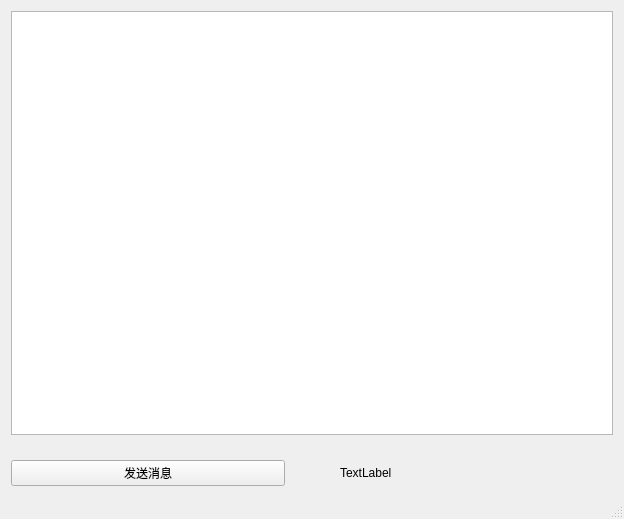
<?xml version="1.0" encoding="UTF-8"?>
<ui version="4.0">
 <class>MainWindow</class>
 <widget class="QMainWindow" name="MainWindow">
  <property name="geometry">
   <rect>
    <x>0</x>
    <y>0</y>
    <width>624</width>
    <height>519</height>
   </rect>
  </property>
  <property name="windowTitle">
   <string>MainWindow</string>
  </property>
  <widget class="QWidget" name="centralWidget">
   <layout class="QGridLayout" name="gridLayout">
    <item row="0" column="0">
     <layout class="QVBoxLayout" name="verticalLayout">
      <property name="spacing">
       <number>25</number>
      </property>
      <item>
       <widget class="QTextEdit" name="textEdit"/>
      </item>
      <item>
       <layout class="QHBoxLayout" name="horizontalLayout">
        <property name="spacing">
         <number>55</number>
        </property>
        <item>
         <widget class="QPushButton" name="pushButton">
          <property name="text">
           <string>发送消息</string>
          </property>
          <property name="autoDefault">
           <bool>true</bool>
          </property>
         </widget>
        </item>
        <item>
         <widget class="QLabel" name="label">
          <property name="text">
           <string>TextLabel</string>
          </property>
         </widget>
        </item>
       </layout>
      </item>
     </layout>
    </item>
   </layout>
  </widget>
  <widget class="QStatusBar" name="statusBar"/>
 </widget>
 <layoutdefault spacing="6" margin="11"/>
 <resources/>
 <connections/>
</ui>
